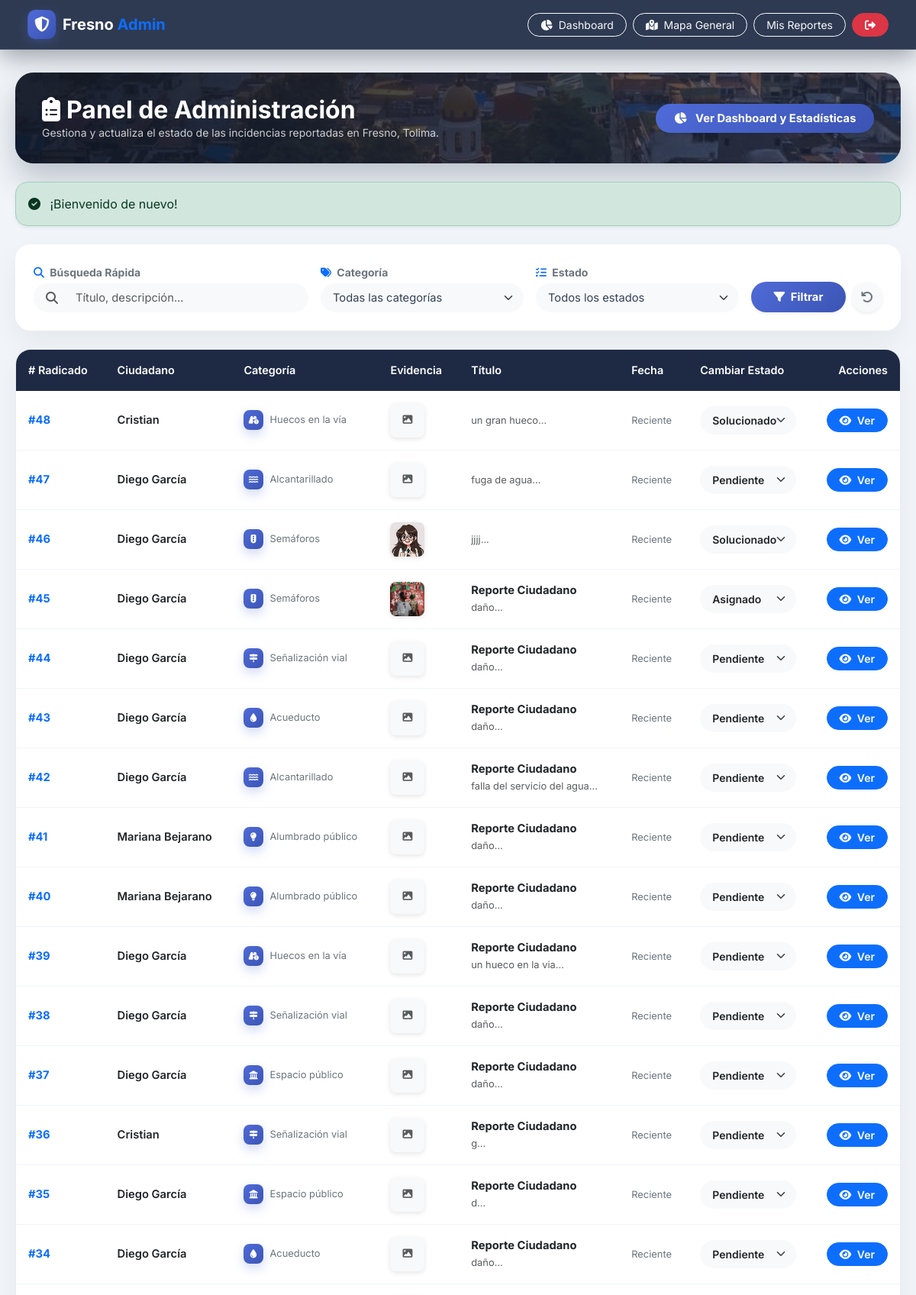
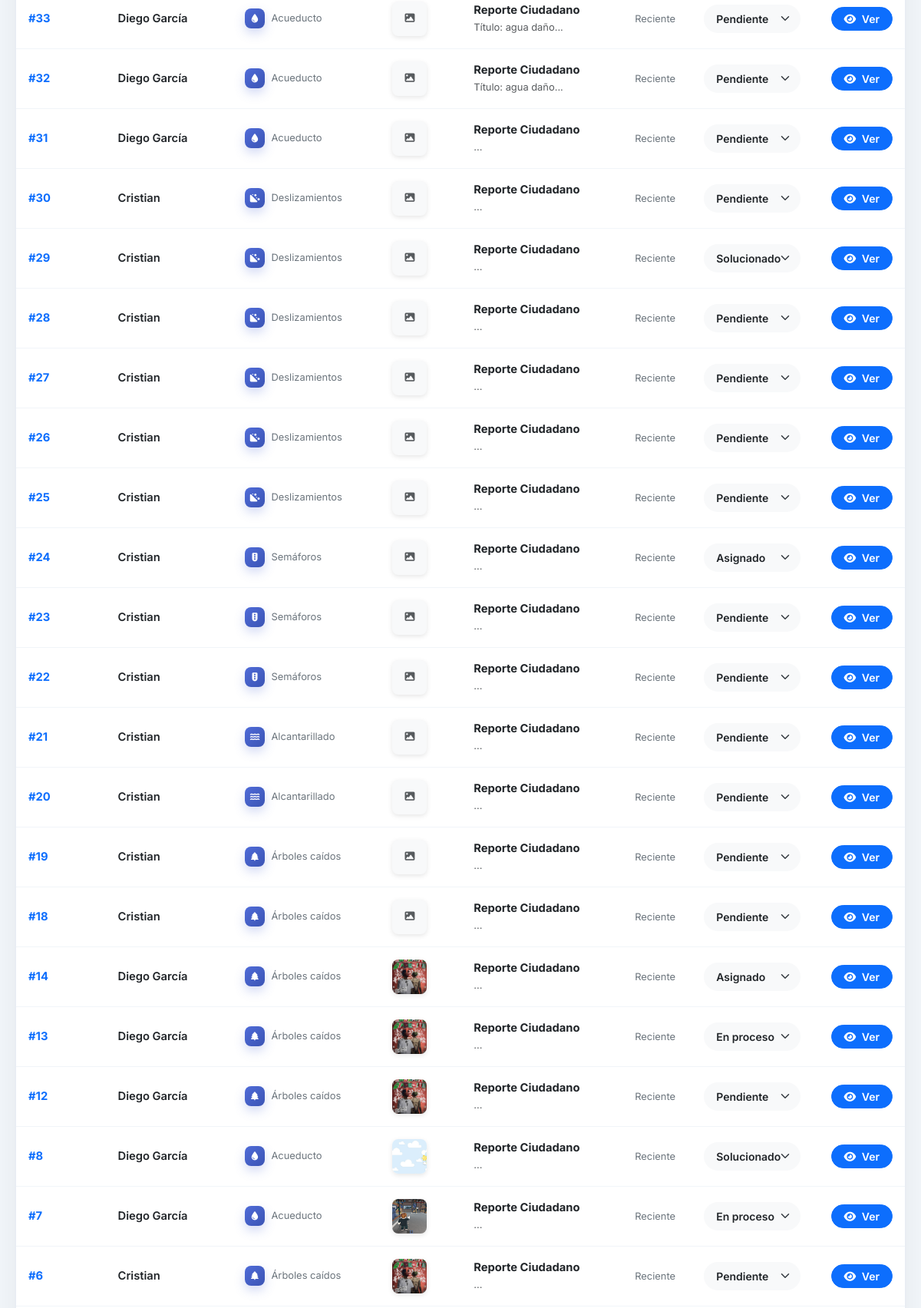
The page /FresnoReporta/public/index.php?url=admin (signed in, upper part) on the database its author committed (2 pictures, top to bottom).
### tables this page shows
CREATE TABLE `reportes` (
  `id_reporte` int(11) NOT NULL,
  `id_usuario` int(11) NOT NULL,
  `id_categoria` int(11) NOT NULL,
  `id_estado` int(11) NOT NULL,
  `id_prioridad` int(11) NOT NULL,
  `id_dependencia` int(11) DEFAULT NULL,
  `id_municipio` int(11) NOT NULL,
  `id_barrio` int(11) DEFAULT NULL,
  `id_vereda` int(11) DEFAULT NULL,
  `tipo_zona` enum('Urbana','Rural') NOT NULL,
  `titulo` varchar(150) NOT NULL DEFAULT 'Reporte Ciudadano',
  `descripcion` text NOT NULL,
  `direccion` varchar(255) DEFAULT NULL,
  `latitud` decimal(10,8) DEFAULT NULL,
  `longitud` decimal(11,8) DEFAULT NULL,
  `fecha_reporte` timestamp NOT NULL DEFAULT current_timestamp(),
  `fecha_actualizacion` timestamp NOT NULL DEFAULT current_timestamp() ON UPDATE current_timestamp(),
  `calificacion` int(11) DEFAULT NULL,
  `comentario_calificacion` text DEFAULT NULL
);

CREATE TABLE `usuarios` (
  `id_usuario` int(11) NOT NULL,
  `id_rol` int(11) NOT NULL,
  `id_dependencia` int(11) DEFAULT NULL,
  `nombre` varchar(100) NOT NULL,
  `apellido` varchar(100) NOT NULL,
  `cedula` varchar(20) NOT NULL,
  `correo` varchar(150) NOT NULL,
  `telefono` varchar(20) DEFAULT NULL,
  `password` varchar(255) NOT NULL,
  `foto_perfil` varchar(255) DEFAULT NULL,
  `activo` tinyint(1) DEFAULT 1,
  `fecha_registro` timestamp NOT NULL DEFAULT current_timestamp()
);

CREATE TABLE `estados` (
  `id_estado` int(11) NOT NULL,
  `nombre` varchar(50) NOT NULL,
  `descripcion` varchar(255) DEFAULT NULL,
  `color` varchar(20) DEFAULT NULL,
  `activo` tinyint(1) DEFAULT 1
);

### FresnoReporta/app/controllers/ReporteController.php (called while the page is built, shortened)
<?php
require_once __DIR__ . '/../helpers/helpers.php';
class ReporteController
{
    public function admin()
    {
        $reportes = []; $categorias = []; $estados = [];
        try {
            $database = new Database();
            $conexion = $database->conectar();
            $categorias = $conexion->query("SELECT * FROM categorias WHERE activo = 1 ORDER BY nombre ASC")->fetchAll(PDO::FETCH_ASSOC);
            $estados = $conexion->query("SELECT * FROM estados WHERE activo = 1 ORDER BY id_estado ASC")->fetchAll(PDO::FETCH_ASSOC);
            $sql = "SELECT r.*, u.nombre as nombre_usuario,
                        (SELECT e.nombre_archivo FROM evidencias e WHERE e.id_reporte = r.id_reporte ORDER BY e.id_evidencia DESC LIMIT 1) AS foto
                    FROM reportes r LEFT JOIN usuarios u ON r.id_usuario = u.id_usuario WHERE 1=1";
            $params = [];
            $sql .= " ORDER BY r.id_reporte DESC";
            $stmt = $conexion->prepare($sql);
            $stmt->execute($params);
            $reportes = $stmt->fetchAll(PDO::FETCH_ASSOC);
        } catch (PDOException $e) { $reportes = []; }
        require_once __DIR__ . '/../views/reportes/admin.php';
    }
}

### FresnoReporta/app/helpers/helpers.php (called while the page is built, shortened)
<?php
function resolverRutaEvidencia($archivo)
{
    if (strpos($archivo, '/FresnoReporta/') === 0) {
        return $archivo;
    }
    $archivo = ltrim($archivo, '/');
    if (strpos($archivo, 'uploads/') === 0) {
        return '/FresnoReporta/public/' . $archivo;
    }
    return '/FresnoReporta/public/uploads/' . $archivo;
}
function categoriaIcon($nombre)
{
    $iconos = [
        'Acueducto' => 'fa-droplet',
        'Alcantarillado' => 'fa-water',
        'Alumbrado público' => 'fa-lightbulb',
        'Árboles caídos' => 'fa-tree',
        'Basuras' => 'fa-dumpster',
        'Deslizamientos' => 'fa-hill-rockslide',
        'Espacio público' => 'fa-landmark',
        'Huecos en la vía' => 'fa-road-circle-exclamation',
        'Inundaciones' => 'fa-house-flood-water',
        'Otro' => 'fa-circle-question',
        'Parques' => 'fa-seedling',
        'Puentes' => 'fa-route',
        'Semáforos' => 'fa-traffic-light',
        'Señalización vial' => 'fa-signs-post',
    ];
    return $iconos[$nombre] ?? 'fa-triangle-exclamation';
}

### FresnoReporta/app/views/reportes/admin.php (the view, shortened to what this page needs)
<!DOCTYPE html>
<html lang="es">
<head>
    <link href="https://cdn.jsdelivr.net/npm/bootstrap@5.3.0/dist/css/bootstrap.min.css" rel="stylesheet">
    <link rel="stylesheet" href="https://cdnjs.cloudflare.com/ajax/libs/font-awesome/6.4.0/css/all.min.css">
    <link rel="stylesheet" href="/FresnoReporta/public/assets/css/app.css?v=4">
</head>
<body>
    <nav class="navbar navbar-expand-lg navbar-dark navbar-custom px-4 py-2 sticky-top">
        <div class="container-fluid">
            <a class="navbar-brand fw-bold d-flex align-items-center text-decoration-none" href="/FresnoReporta/public/index.php?url=admin">
                <div class="brand-badge me-2"><i class="fas fa-shield-alt"></i></div>
                <span class="text-white">Fresno <span class="text-primary">Admin</span></span>
            </a>
            <div class="d-flex align-items-center gap-2">
                <a href="/FresnoReporta/public/index.php?url=dashboard-estadisticas" class="btn btn-outline-light btn-sm rounded-pill px-3">
                    <i class="fas fa-chart-pie me-1"></i> Dashboard
                </a>
                <a href="/FresnoReporta/public/index.php?url=mapa" class="btn btn-outline-light btn-sm rounded-pill px-3">
                    <i class="fas fa-map-marked-alt me-1"></i> Mapa General
                </a>
                <a href="/FresnoReporta/public/index.php?url=mis-reportes" class="btn btn-outline-light btn-sm rounded-pill px-3">Mis Reportes</a>
                <a href="/FresnoReporta/public/index.php?url=logout" class="btn btn-danger btn-sm rounded-pill px-3" title="Cerrar Sesión">
                    <i class="fas fa-sign-out-alt"></i>
                </a>
            </div>
        </div>
    </nav>
    <div class="main-container">
        <div class="page-hero-photo photo-atardecer reveal mb-4 d-flex flex-column flex-md-row justify-content-between align-items-md-center gap-3">
            <div>
                <h2 class="fw-bold text-white m-0"><i class="fas fa-clipboard-list me-2"></i>Panel de Administración</h2>
                <p class="mb-0 small" style="color: rgba(255,255,255,0.78);">Gestiona y actualiza el estado de las incidencias reportadas en Fresno, Tolima.</p>
            </div>
            <a href="/FresnoReporta/public/index.php?url=dashboard-estadisticas" class="btn btn-primary rounded-pill px-4 py-2 fw-bold btn-filter btn-3d shadow-sm">
                <i class="fas fa-chart-pie me-2"></i> Ver Dashboard y Estadísticas
            </a>
        </div>
        <?php if (isset($_SESSION['toast_success'])): ?>
            <div class="alert alert-success rounded-4 shadow-sm mb-4">
                <i class="fas fa-check-circle me-2"></i> <?php echo $_SESSION['toast_success']; unset($_SESSION['toast_success']); ?>
            </div>
        <?php endif; ?>
        <div class="card border-0 shadow-sm p-4 mb-4 filter-container tilt-card reveal">
            <form action="" method="GET" class="row g-3 align-items-end">
                <div class="col-lg-4 col-md-6">
                    <label class="form-label small fw-bold text-secondary mb-1">
                        <i class="fas fa-search text-primary me-1"></i> Búsqueda Rápida
                    </label>
                    <div class="input-group input-group-custom">
                        <span class="input-group-text bg-light border-0 ps-3 rounded-start-pill text-muted">
                            <i class="fas fa-search"></i>
                        </span>
                        <input type="text" name="busqueda" class="form-control bg-light border-0 rounded-end-pill py-2 shadow-none" placeholder="Título, descripción..." value="<?php echo htmlspecialchars($_GET['busqueda'] ?? ''); ?>">
                    </div>
                </div>
                <div class="col-lg-3 col-md-6">
                    <label class="form-label small fw-bold text-secondary mb-1">
                        <i class="fas fa-tags text-primary me-1"></i> Categoría
                    </label>
                    <select name="categoria" class="form-select bg-light border-0 rounded-pill py-2 px-3 shadow-none select-custom">
                        <option value="">Todas las categorías</option>
                    </select>
                </div>
                <div class="col-lg-3 col-md-6">
                    <label class="form-label small fw-bold text-secondary mb-1">
                        <i class="fas fa-tasks text-primary me-1"></i> Estado
                    </label>
                    <select name="estado" class="form-select bg-light border-0 rounded-pill py-2 px-3 shadow-none select-custom">
                        <option value="">Todos los estados</option>
                    </select>
                </div>
                <div class="col-lg-2 col-md-6 d-flex gap-2">
                    <button type="submit" class="btn btn-primary rounded-pill px-3 py-2 flex-grow-1 fw-bold btn-filter shadow-sm">
                        <i class="fas fa-filter me-1"></i> Filtrar
                    </button>
                    <a href="/FresnoReporta/public/index.php?url=admin" class="btn btn-light rounded-circle border-0 shadow-sm d-flex align-items-center justify-content-center" style="width: 40px; height: 40px; min-width: 40px;" title="Reiniciar Filtros">
                        <i class="fas fa-undo text-secondary"></i>
                    </a>
                </div>
            </form>
        </div>
        <?php if (empty($reportes)): ?>
            <div class="table-card text-center py-5 px-3">
                <div class="empty-illustration"><i class="fas fa-clipboard-list"></i></div>
                <h5 class="fw-bold text-dark">No se encontraron reportes</h5>
                <p class="text-muted small">No hay registros que coincidan con los filtros seleccionados.</p>
            </div>
        <?php else: ?>
            <div class="table-card reveal reveal-delay-1">
                <div class="table-responsive">
                    <table class="table custom-table align-middle">
                        <thead>
                            <tr>
                                <th># Radicado</th>
                                <th>Ciudadano</th>
                                <th>Categoría</th>
                                <th>Evidencia</th>
                                <th>Título</th>
                                <th>Fecha</th>
                                <th>Cambiar Estado</th>
                                <th class="text-end">Acciones</th>
                            </tr>
                        </thead>
                        <tbody>
                            <?php $categoriasMap = array_column($categorias, 'nombre', 'id_categoria'); ?>
                            <?php foreach ($reportes as $reporte): ?>
                                <?php $nombreCategoria = $categoriasMap[$reporte['id_categoria'] ?? 0] ?? 'General'; ?>
                                <tr>
                                    <td class="fw-bold text-primary">#<?php echo htmlspecialchars($reporte['id_reporte']); ?></td>
                                    <td>
                                        <div class="fw-semibold text-dark"><?php echo htmlspecialchars($reporte['nombre_usuario'] ?? 'Ciudadano'); ?></div>
                                    </td>
                                    <td>
                                        <div class="d-flex align-items-center gap-2">
                                            <span class="cat-icon cat-icon-sm"><i class="fas <?php echo categoriaIcon($nombreCategoria); ?>"></i></span>
                                            <span class="small text-secondary"><?php echo htmlspecialchars($nombreCategoria); ?></span>
                                        </div>
                                    </td>
                                    <td>
                                        <?php if (!empty($reporte['foto'])): ?>
                                            <img src="<?php echo htmlspecialchars(resolverRutaEvidencia($reporte['foto'])); ?>" class="thumbnail-img" alt="Evidencia">
                                        <?php else: ?>
                                            <div class="thumbnail-img bg-light d-flex align-items-center justify-content-center text-muted small rounded-3">
                                                <i class="fas fa-image"></i>
                                            </div>
                                        <?php endif; ?>
                                    </td>
                                    <td>
                                        <div class="fw-bold text-dark"><?php echo htmlspecialchars($reporte['titulo']); ?></div>
                                        <small class="text-muted"><?php echo htmlspecialchars(substr($reporte['descripcion'] ?? '', 0, 40)) . '...'; ?></small>
                                    </td>
                                    <td><span class="text-secondary small"><?php echo htmlspecialchars($reporte['fecha_creacion'] ?? 'Reciente'); ?></span></td>
                                    <td>
                                        <form action="/FresnoReporta/public/index.php?url=actualizar-estado" method="POST" class="d-inline">
                                            <select name="id_estado" class="form-select form-select-sm rounded-pill fw-semibold shadow-none border-0 bg-light py-2 px-3" onchange="this.form.submit()">
                                                <?php foreach ($estados as $est): ?>
                                                    <option value="<?php echo $est['id_estado']; ?>" <?php echo ($reporte['id_estado'] == $est['id_estado']) ? 'selected' : ''; ?>><?php echo htmlspecialchars($est['nombre']); ?></option>
                                                <?php endforeach; ?>
                                            </select>
                                        </form>
                                    </td>
                                    <td class="text-end">
                                        <a href="/FresnoReporta/public/index.php?url=detalle&id=<?php echo $reporte['id_reporte']; ?>" class="btn btn-primary btn-sm rounded-pill px-3 py-1 fw-semibold text-decoration-none">
                                            <i class="fas fa-eye me-1"></i> Ver
                                        </a>
                                    </td>
                                </tr>
                            <?php endforeach; ?>
                        </tbody>
                    </table>
                </div>
            </div>
        <?php endif; ?>
    </div>
</body>
</html>

### rows shown on the page
reportes: id_reporte "48", id_usuario.nombre "Cristian", id_categoria "Huecos en la vía", descripcion "un gran hueco", fecha_creacion "Reciente", id_estado "Solucionado"
reportes: id_reporte "47", id_usuario.nombre "Diego García", id_categoria "Alcantarillado", descripcion "fuga de agua", fecha_creacion "Reciente", id_estado "Pendiente"
reportes: id_reporte "46", id_usuario.nombre "Diego García", id_categoria "Semáforos", shows a picture, descripcion "jjjj", fecha_creacion "Reciente", id_estado "Solucionado"
reportes: id_reporte "45", id_usuario.nombre "Diego García", id_categoria "Semáforos", titulo "Reporte Ciudadano", descripcion "daño", fecha_creacion "Reciente", id_estado "Asignado"
reportes: id_reporte "44", id_usuario.nombre "Diego García", id_categoria "Señalización vial", titulo "Reporte Ciudadano", descripcion "daño", fecha_creacion "Reciente", id_estado "Pendiente"
reportes: id_reporte "43", id_usuario.nombre "Diego García", id_categoria "Acueducto", titulo "Reporte Ciudadano", descripcion "daño", fecha_creacion "Reciente", id_estado "Pendiente"
reportes: id_reporte "42", id_usuario.nombre "Diego García", id_categoria "Alcantarillado", titulo "Reporte Ciudadano", descripcion "falla del servicio del agua", fecha_creacion "Reciente", id_estado "Pendiente"
reportes: id_reporte "41", id_usuario.nombre "Mariana Bejarano", id_categoria "Alumbrado público", titulo "Reporte Ciudadano", descripcion "daño", fecha_creacion "Reciente", id_estado "Pendiente"
reportes: id_reporte "40", id_usuario.nombre "Mariana Bejarano", id_categoria "Alumbrado público", titulo "Reporte Ciudadano", descripcion "daño", fecha_creacion "Reciente", id_estado "Pendiente"
reportes: id_reporte "39", id_usuario.nombre "Diego García", id_categoria "Huecos en la vía", titulo "Reporte Ciudadano", descripcion "un hueco en la via", fecha_creacion "Reciente", id_estado "Pendiente"
reportes: id_reporte "38", id_usuario.nombre "Diego García", id_categoria "Señalización vial", titulo "Reporte Ciudadano", descripcion "daño", fecha_creacion "Reciente", id_estado "Pendiente"
reportes: id_reporte "37", id_usuario.nombre "Diego García", id_categoria "Espacio público", titulo "Reporte Ciudadano", descripcion "daño", fecha_creacion "Reciente", id_estado "Pendiente"
reportes: id_reporte "36", id_usuario.nombre "Cristian", id_categoria "Señalización vial", titulo "Reporte Ciudadano", descripcion "g", fecha_creacion "Reciente", id_estado "Pendiente"
reportes: id_reporte "35", id_usuario.nombre "Diego García", id_categoria "Espacio público", titulo "Reporte Ciudadano", descripcion "d", fecha_creacion "Reciente", id_estado "Pendiente"
reportes: id_reporte "34", id_usuario.nombre "Diego García", id_categoria "Acueducto", titulo "Reporte Ciudadano", descripcion "daño", fecha_creacion "Reciente", id_estado "Pendiente"
reportes: id_reporte "33", id_usuario.nombre "Diego García", id_categoria "Acueducto", titulo "Reporte Ciudadano", descripcion "Título: agua daño", fecha_creacion "Reciente", id_estado "Pendiente"
reportes: id_reporte "32", id_usuario.nombre "Diego García", id_categoria "Acueducto", titulo "Reporte Ciudadano", descripcion "Título: agua daño", fecha_creacion "Reciente", id_estado "Pendiente"
reportes: id_reporte "31", id_usuario.nombre "Diego García", id_categoria "Acueducto", titulo "Reporte Ciudadano", fecha_creacion "Reciente", id_estado "Pendiente"
reportes: id_reporte "30", id_usuario.nombre "Cristian", id_categoria "Deslizamientos", titulo "Reporte Ciudadano", fecha_creacion "Reciente", id_estado "Pendiente"
reportes: id_reporte "29", id_usuario.nombre "Cristian", id_categoria "Deslizamientos", titulo "Reporte Ciudadano", fecha_creacion "Reciente", id_estado "Solucionado"
reportes: id_reporte "28", id_usuario.nombre "Cristian", id_categoria "Deslizamientos", titulo "Reporte Ciudadano", fecha_creacion "Reciente", id_estado "Pendiente"
reportes: id_reporte "27", id_usuario.nombre "Cristian", id_categoria "Deslizamientos", titulo "Reporte Ciudadano", fecha_creacion "Reciente", id_estado "Pendiente"
reportes: id_reporte "26", id_usuario.nombre "Cristian", id_categoria "Deslizamientos", titulo "Reporte Ciudadano", fecha_creacion "Reciente", id_estado "Pendiente"
reportes: id_reporte "25", id_usuario.nombre "Cristian", id_categoria "Deslizamientos", titulo "Reporte Ciudadano", fecha_creacion "Reciente", id_estado "Pendiente"
reportes: id_reporte "24", id_usuario.nombre "Cristian", id_categoria "Semáforos", titulo "Reporte Ciudadano", fecha_creacion "Reciente", id_estado "Asignado"
reportes: id_reporte "23", id_usuario.nombre "Cristian", id_categoria "Semáforos", titulo "Reporte Ciudadano", fecha_creacion "Reciente", id_estado "Pendiente"
reportes: id_reporte "22", id_usuario.nombre "Cristian", id_categoria "Semáforos", titulo "Reporte Ciudadano", fecha_creacion "Reciente", id_estado "Pendiente"
reportes: id_reporte "21", id_usuario.nombre "Cristian", id_categoria "Alcantarillado", titulo "Reporte Ciudadano", fecha_creacion "Reciente", id_estado "Pendiente"
reportes: id_reporte "20", id_usuario.nombre "Cristian", id_categoria "Alcantarillado", titulo "Reporte Ciudadano", fecha_creacion "Reciente", id_estado "Pendiente"
reportes: id_reporte "19", id_usuario.nombre "Cristian", id_categoria "Árboles caídos", titulo "Reporte Ciudadano", fecha_creacion "Reciente", id_estado "Pendiente"
reportes: id_reporte "18", id_usuario.nombre "Cristian", id_categoria "Árboles caídos", titulo "Reporte Ciudadano", fecha_creacion "Reciente", id_estado "Pendiente"
reportes: id_reporte "14", id_usuario.nombre "Diego García", id_categoria "Árboles caídos", titulo "Reporte Ciudadano", fecha_creacion "Reciente", id_estado "Asignado"
reportes: id_reporte "13", id_usuario.nombre "Diego García", id_categoria "Árboles caídos", titulo "Reporte Ciudadano", fecha_creacion "Reciente", id_estado "En proceso"
reportes: id_reporte "12", id_usuario.nombre "Diego García", id_categoria "Árboles caídos", titulo "Reporte Ciudadano", fecha_creacion "Reciente", id_estado "Pendiente"
reportes: id_reporte "8", id_usuario.nombre "Diego García", id_categoria "Acueducto", shows a picture, titulo "Reporte Ciudadano", fecha_creacion "Reciente", id_estado "Solucionado"
reportes: id_reporte "7", id_usuario.nombre "Diego García", id_categoria "Acueducto", shows a picture, titulo "Reporte Ciudadano", fecha_creacion "Reciente", id_estado "En proceso"
reportes: id_reporte "6", id_usuario.nombre "Cristian", id_categoria "Árboles caídos", titulo "Reporte Ciudadano", fecha_creacion "Reciente", id_estado "Pendiente"

### other values the page prints
$_SESSION['toast_success'] "¡Bienvenido de nuevo!"
